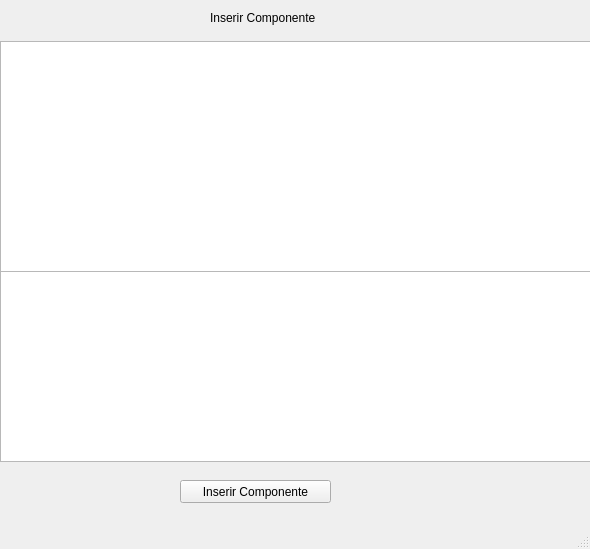
<?xml version="1.0" encoding="UTF-8"?>
<ui version="4.0">
 <class>MainWindow</class>
 <widget class="QMainWindow" name="MainWindow">
  <property name="geometry">
   <rect>
    <x>0</x>
    <y>0</y>
    <width>590</width>
    <height>549</height>
   </rect>
  </property>
  <property name="windowTitle">
   <string>MainWindow</string>
  </property>
  <widget class="QWidget" name="centralwidget">
   <widget class="QPushButton" name="pushButton">
    <property name="geometry">
     <rect>
      <x>180</x>
      <y>480</y>
      <width>151</width>
      <height>23</height>
     </rect>
    </property>
    <property name="text">
     <string>Inserir Componente</string>
    </property>
   </widget>
   <widget class="QGraphicsView" name="graphicsView">
    <property name="geometry">
     <rect>
      <x>0</x>
      <y>270</y>
      <width>591</width>
      <height>192</height>
     </rect>
    </property>
   </widget>
   <widget class="QTableView" name="tableView">
    <property name="geometry">
     <rect>
      <x>0</x>
      <y>41</y>
      <width>591</width>
      <height>231</height>
     </rect>
    </property>
   </widget>
   <widget class="QLabel" name="label">
    <property name="geometry">
     <rect>
      <x>210</x>
      <y>10</y>
      <width>131</width>
      <height>16</height>
     </rect>
    </property>
    <property name="text">
     <string>Inserir Componente</string>
    </property>
   </widget>
  </widget>
  <widget class="QMenuBar" name="menubar">
   <property name="geometry">
    <rect>
     <x>0</x>
     <y>0</y>
     <width>590</width>
     <height>20</height>
    </rect>
   </property>
  </widget>
  <widget class="QStatusBar" name="statusbar"/>
 </widget>
 <resources/>
 <connections/>
</ui>
